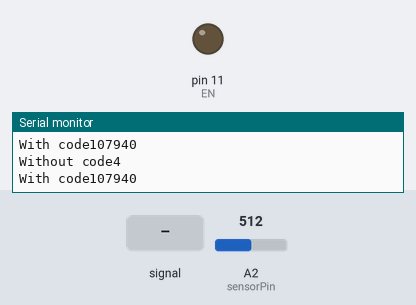
Recording of a sketch running on a simulated Arduino Uno, built with avr-gcc and run on an emulated ATmega328P. On the bench: output pins drawn as LEDs (lit = HIGH), the last lines printed to the serial monitor. Dashed ring = blinking. The test bench sets the inputs (shaded band); at power-on: A2 (sensorPin) = 512.

Above: at 1.2 s.
1.3 s: A2 (sensorPin) fed a 2 Hz sine of ±306 counts around its level
At 1.87 s:
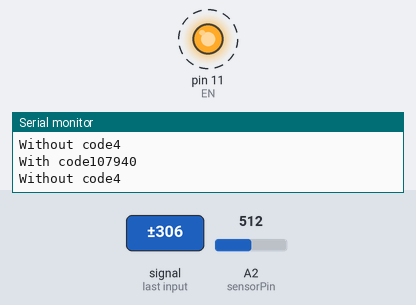
4.3 s: A2 (sensorPin) fed a 200 Hz sine of ±255 counts around its level
5.8 s: A2 (sensorPin) set to 306
At 6.4 s:
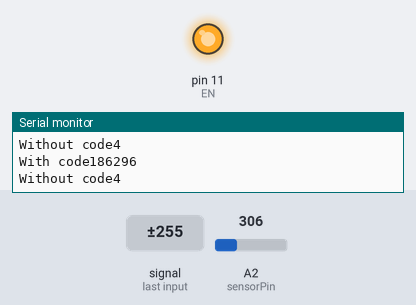
7.3 s: A2 (sensorPin) fed a 50 Hz sine of ±306 counts around its level
At 8.1 s:
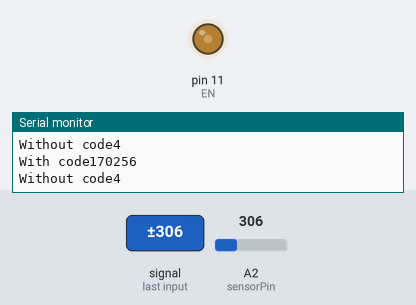
10.3 s: A2 (sensorPin) set to 122
At 11.6 s:
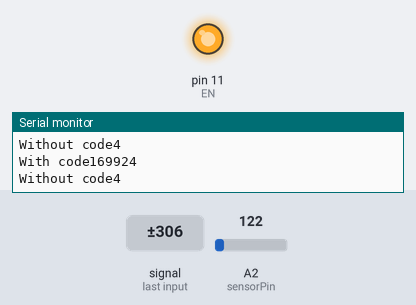
Timing chart, 0 to 12.8 s (numbered marks = the images above; inputs shaded):
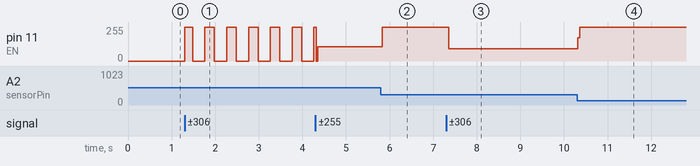

Measured:
- after the input at 1.3 s, pin 11 (EN): alternates 255/255 for 0.22 s and 0/255 for 0.28 s, starting at once
- after the input at 5.8 s, pin 11 (EN): 108/255 → 255/255 at once
- after the input at 7.3 s, pin 11 (EN): 255/255 → 92/255 after 0.06 s
- after the input at 10.3 s, pin 11 (EN): 92/255 → 255/255 at once

The sketch:

timeMonoCoilLevitation.ino
```cpp
#include <Arduino.h>

int set_point = 125;//125  // 260 stable with new separated magnets50 stable with old magnet ring & floating magnet pen | change 280 is stable; 210 is stable. Lower values OK too, slightly better for 2 magnet arrangement 150 worked for 1
// separated magnets work better for ensuring floating in the center
int sensorPin = A2;
int sensorValue = 0;
int noMagnetPoint = 450;
int IN2 = 10;
int EN = 11;
int set_point2 = set_point - 10;

unsigned long tic;
unsigned long toc;
unsigned long deltaT;

// hall sensor reads ~560-570 passively with just permanent magnets. smaller magnet ring reads ~10-20 lower
// reading drops to ~450-460 when electromagnet is ON

void setup() {
  Serial.begin(9600);
  //digitalWrite(IN1, LOW);
  digitalWrite(IN2, LOW);
  pinMode(EN, OUTPUT);
  digitalWrite(EN, LOW);
}

void loop()
{
      tic = micros();
      for (int i = 0; i <= 1000; i++) {
        sensorValue = analogRead(sensorPin);
        //Serial.println(sensorValue);
        if(sensorValue >= set_point && sensorValue <= noMagnetPoint){
          digitalWrite(EN, HIGH);
          while (sensorValue >= set_point2 && sensorValue <= noMagnetPoint){ // may not need second condition
            sensorValue = analogRead(sensorPin);
            //Serial.println(sensorValue);
          }
          digitalWrite(EN, LOW);
        }// system turns on
        //else {
        //  digitalWrite(EN, LOW);
        //}
      }
      toc = micros();
      deltaT = toc - tic;
      Serial.print("With code");
      Serial.println(deltaT);


      tic = micros();
      for (int i = 0; i <= 1000; i++) {}
      toc = micros();
      deltaT = toc - tic;
      Serial.print("Without code");
      Serial.println(deltaT);

 }
```
